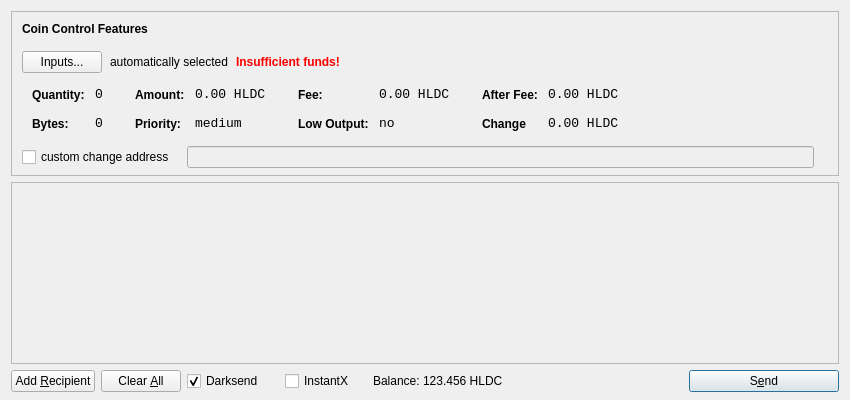
<?xml version="1.0" encoding="UTF-8"?>
<ui version="4.0">
 <class>SendCoinsDialog</class>
 <widget class="QDialog" name="SendCoinsDialog">
  <property name="geometry">
   <rect>
    <x>0</x>
    <y>0</y>
    <width>850</width>
    <height>400</height>
   </rect>
  </property>
  <property name="windowTitle">
   <string>Send Coins</string>
  </property>
  <layout class="QVBoxLayout" name="verticalLayout" stretch="0,1,0">
   <property name="bottomMargin">
    <number>8</number>
   </property>
   <item>
    <widget class="QFrame" name="frameCoinControl">
     <property name="sizePolicy">
      <sizepolicy hsizetype="Expanding" vsizetype="Expanding">
       <horstretch>0</horstretch>
       <verstretch>0</verstretch>
      </sizepolicy>
     </property>
     <property name="maximumSize">
      <size>
       <width>16777215</width>
       <height>16777215</height>
      </size>
     </property>
     <property name="frameShape">
      <enum>QFrame::StyledPanel</enum>
     </property>
     <property name="frameShadow">
      <enum>QFrame::Sunken</enum>
     </property>
     <layout class="QVBoxLayout" name="verticalLayoutCoinControl2">
      <property name="spacing">
       <number>-1</number>
      </property>
      <property name="leftMargin">
       <number>0</number>
      </property>
      <property name="topMargin">
       <number>0</number>
      </property>
      <property name="rightMargin">
       <number>0</number>
      </property>
      <property name="bottomMargin">
       <number>6</number>
      </property>
      <item>
       <layout class="QVBoxLayout" name="verticalLayoutCoinControl" stretch="0,0,0,0,1">
        <property name="spacing">
         <number>0</number>
        </property>
        <property name="leftMargin">
         <number>10</number>
        </property>
        <property name="topMargin">
         <number>10</number>
        </property>
        <item>
         <layout class="QHBoxLayout" name="horizontalLayoutCoinControl1">
          <property name="bottomMargin">
           <number>15</number>
          </property>
          <item>
           <widget class="QLabel" name="labelCoinControlFeatures">
            <property name="sizePolicy">
             <sizepolicy hsizetype="Preferred" vsizetype="Maximum">
              <horstretch>0</horstretch>
              <verstretch>0</verstretch>
             </sizepolicy>
            </property>
            <property name="font">
             <font>
              <weight>75</weight>
              <bold>true</bold>
             </font>
            </property>
            <property name="styleSheet">
             <string notr="true">font-weight:bold;</string>
            </property>
            <property name="text">
             <string>Coin Control Features</string>
            </property>
           </widget>
          </item>
         </layout>
        </item>
        <item>
         <layout class="QHBoxLayout" name="horizontalLayoutCoinControl2" stretch="0,0,0,0">
          <property name="spacing">
           <number>8</number>
          </property>
          <property name="bottomMargin">
           <number>10</number>
          </property>
          <item>
           <widget class="QPushButton" name="pushButtonCoinControl">
            <property name="styleSheet">
             <string notr="true"/>
            </property>
            <property name="text">
             <string>Inputs...</string>
            </property>
           </widget>
          </item>
          <item>
           <widget class="QLabel" name="labelCoinControlAutomaticallySelected">
            <property name="text">
             <string>automatically selected</string>
            </property>
            <property name="margin">
             <number>5</number>
            </property>
           </widget>
          </item>
          <item>
           <widget class="QLabel" name="labelCoinControlInsuffFunds">
            <property name="font">
             <font>
              <weight>75</weight>
              <bold>true</bold>
             </font>
            </property>
            <property name="styleSheet">
             <string notr="true">color:red;font-weight:bold;</string>
            </property>
            <property name="text">
             <string>Insufficient funds!</string>
            </property>
            <property name="margin">
             <number>5</number>
            </property>
           </widget>
          </item>
          <item>
           <spacer name="horizontalSpacerCoinControl">
            <property name="orientation">
             <enum>Qt::Horizontal</enum>
            </property>
            <property name="sizeHint" stdset="0">
             <size>
              <width>40</width>
              <height>1</height>
             </size>
            </property>
           </spacer>
          </item>
         </layout>
        </item>
        <item>
         <widget class="QWidget" name="widgetCoinControl" native="true">
          <property name="sizePolicy">
           <sizepolicy hsizetype="Preferred" vsizetype="Preferred">
            <horstretch>0</horstretch>
            <verstretch>0</verstretch>
           </sizepolicy>
          </property>
          <property name="minimumSize">
           <size>
            <width>0</width>
            <height>0</height>
           </size>
          </property>
          <property name="styleSheet">
           <string notr="true"/>
          </property>
          <layout class="QHBoxLayout" name="horizontalLayoutCoinControl5">
           <property name="margin">
            <number>0</number>
           </property>
           <item>
            <layout class="QHBoxLayout" name="horizontalLayoutCoinControl3" stretch="0,0,0,1">
             <property name="spacing">
              <number>20</number>
             </property>
             <property name="topMargin">
              <number>0</number>
             </property>
             <property name="bottomMargin">
              <number>10</number>
             </property>
             <item>
              <layout class="QFormLayout" name="formLayoutCoinControl1">
               <property name="horizontalSpacing">
                <number>10</number>
               </property>
               <property name="verticalSpacing">
                <number>14</number>
               </property>
               <property name="leftMargin">
                <number>10</number>
               </property>
               <property name="topMargin">
                <number>4</number>
               </property>
               <property name="rightMargin">
                <number>6</number>
               </property>
               <item row="0" column="0">
                <widget class="QLabel" name="labelCoinControlQuantityText">
                 <property name="styleSheet">
                  <string notr="true">font-weight:bold;</string>
                 </property>
                 <property name="text">
                  <string>Quantity:</string>
                 </property>
                 <property name="margin">
                  <number>0</number>
                 </property>
                </widget>
               </item>
               <item row="0" column="1">
                <widget class="QLabel" name="labelCoinControlQuantity">
                 <property name="font">
                  <font>
                   <family>Monospace</family>
                   <pointsize>10</pointsize>
                  </font>
                 </property>
                 <property name="cursor">
                  <cursorShape>IBeamCursor</cursorShape>
                 </property>
                 <property name="contextMenuPolicy">
                  <enum>Qt::ActionsContextMenu</enum>
                 </property>
                 <property name="text">
                  <string>0</string>
                 </property>
                 <property name="margin">
                  <number>0</number>
                 </property>
                 <property name="textInteractionFlags">
                  <set>Qt::LinksAccessibleByMouse|Qt::TextSelectableByKeyboard|Qt::TextSelectableByMouse</set>
                 </property>
                </widget>
               </item>
               <item row="1" column="0">
                <widget class="QLabel" name="labelCoinControlBytesText">
                 <property name="styleSheet">
                  <string notr="true">font-weight:bold;</string>
                 </property>
                 <property name="text">
                  <string>Bytes:</string>
                 </property>
                </widget>
               </item>
               <item row="1" column="1">
                <widget class="QLabel" name="labelCoinControlBytes">
                 <property name="font">
                  <font>
                   <family>Monospace</family>
                   <pointsize>10</pointsize>
                  </font>
                 </property>
                 <property name="cursor">
                  <cursorShape>IBeamCursor</cursorShape>
                 </property>
                 <property name="contextMenuPolicy">
                  <enum>Qt::ActionsContextMenu</enum>
                 </property>
                 <property name="text">
                  <string>0</string>
                 </property>
                 <property name="textInteractionFlags">
                  <set>Qt::LinksAccessibleByMouse|Qt::TextSelectableByKeyboard|Qt::TextSelectableByMouse</set>
                 </property>
                </widget>
               </item>
              </layout>
             </item>
             <item>
              <layout class="QFormLayout" name="formLayoutCoinControl2">
               <property name="horizontalSpacing">
                <number>10</number>
               </property>
               <property name="verticalSpacing">
                <number>14</number>
               </property>
               <property name="leftMargin">
                <number>6</number>
               </property>
               <property name="topMargin">
                <number>4</number>
               </property>
               <property name="rightMargin">
                <number>6</number>
               </property>
               <item row="0" column="0">
                <widget class="QLabel" name="labelCoinControlAmountText">
                 <property name="styleSheet">
                  <string notr="true">font-weight:bold;</string>
                 </property>
                 <property name="text">
                  <string>Amount:</string>
                 </property>
                 <property name="margin">
                  <number>0</number>
                 </property>
                </widget>
               </item>
               <item row="0" column="1">
                <widget class="QLabel" name="labelCoinControlAmount">
                 <property name="font">
                  <font>
                   <family>Monospace</family>
                   <pointsize>10</pointsize>
                  </font>
                 </property>
                 <property name="cursor">
                  <cursorShape>IBeamCursor</cursorShape>
                 </property>
                 <property name="contextMenuPolicy">
                  <enum>Qt::ActionsContextMenu</enum>
                 </property>
                 <property name="text">
                  <string>0.00 HLDC</string>
                 </property>
                 <property name="textInteractionFlags">
                  <set>Qt::LinksAccessibleByMouse|Qt::TextSelectableByKeyboard|Qt::TextSelectableByMouse</set>
                 </property>
                </widget>
               </item>
               <item row="1" column="0">
                <widget class="QLabel" name="labelCoinControlPriorityText">
                 <property name="styleSheet">
                  <string notr="true">font-weight:bold;</string>
                 </property>
                 <property name="text">
                  <string>Priority:</string>
                 </property>
                </widget>
               </item>
               <item row="1" column="1">
                <widget class="QLabel" name="labelCoinControlPriority">
                 <property name="font">
                  <font>
                   <family>Monospace</family>
                   <pointsize>10</pointsize>
                  </font>
                 </property>
                 <property name="cursor">
                  <cursorShape>IBeamCursor</cursorShape>
                 </property>
                 <property name="contextMenuPolicy">
                  <enum>Qt::ActionsContextMenu</enum>
                 </property>
                 <property name="text">
                  <string>medium</string>
                 </property>
                 <property name="textInteractionFlags">
                  <set>Qt::LinksAccessibleByMouse|Qt::TextSelectableByKeyboard|Qt::TextSelectableByMouse</set>
                 </property>
                </widget>
               </item>
              </layout>
             </item>
             <item>
              <layout class="QFormLayout" name="formLayoutCoinControl3">
               <property name="horizontalSpacing">
                <number>10</number>
               </property>
               <property name="verticalSpacing">
                <number>14</number>
               </property>
               <property name="leftMargin">
                <number>6</number>
               </property>
               <property name="topMargin">
                <number>4</number>
               </property>
               <property name="rightMargin">
                <number>6</number>
               </property>
               <item row="0" column="0">
                <widget class="QLabel" name="labelCoinControlFeeText">
                 <property name="styleSheet">
                  <string notr="true">font-weight:bold;</string>
                 </property>
                 <property name="text">
                  <string>Fee:</string>
                 </property>
                 <property name="margin">
                  <number>0</number>
                 </property>
                </widget>
               </item>
               <item row="0" column="1">
                <widget class="QLabel" name="labelCoinControlFee">
                 <property name="font">
                  <font>
                   <family>Monospace</family>
                   <pointsize>10</pointsize>
                  </font>
                 </property>
                 <property name="cursor">
                  <cursorShape>IBeamCursor</cursorShape>
                 </property>
                 <property name="contextMenuPolicy">
                  <enum>Qt::ActionsContextMenu</enum>
                 </property>
                 <property name="text">
                  <string>0.00 HLDC</string>
                 </property>
                 <property name="textInteractionFlags">
                  <set>Qt::LinksAccessibleByMouse|Qt::TextSelectableByKeyboard|Qt::TextSelectableByMouse</set>
                 </property>
                </widget>
               </item>
               <item row="1" column="0">
                <widget class="QLabel" name="labelCoinControlLowOutputText">
                 <property name="styleSheet">
                  <string notr="true">font-weight:bold;</string>
                 </property>
                 <property name="text">
                  <string>Low Output:</string>
                 </property>
                </widget>
               </item>
               <item row="1" column="1">
                <widget class="QLabel" name="labelCoinControlLowOutput">
                 <property name="font">
                  <font>
                   <family>Monospace</family>
                   <pointsize>10</pointsize>
                  </font>
                 </property>
                 <property name="cursor">
                  <cursorShape>IBeamCursor</cursorShape>
                 </property>
                 <property name="contextMenuPolicy">
                  <enum>Qt::ActionsContextMenu</enum>
                 </property>
                 <property name="text">
                  <string>no</string>
                 </property>
                 <property name="textInteractionFlags">
                  <set>Qt::LinksAccessibleByMouse|Qt::TextSelectableByKeyboard|Qt::TextSelectableByMouse</set>
                 </property>
                </widget>
               </item>
              </layout>
             </item>
             <item>
              <layout class="QFormLayout" name="formLayoutCoinControl4">
               <property name="horizontalSpacing">
                <number>10</number>
               </property>
               <property name="verticalSpacing">
                <number>14</number>
               </property>
               <property name="leftMargin">
                <number>6</number>
               </property>
               <property name="topMargin">
                <number>4</number>
               </property>
               <property name="rightMargin">
                <number>6</number>
               </property>
               <item row="0" column="0">
                <widget class="QLabel" name="labelCoinControlAfterFeeText">
                 <property name="styleSheet">
                  <string notr="true">font-weight:bold;</string>
                 </property>
                 <property name="text">
                  <string>After Fee:</string>
                 </property>
                 <property name="margin">
                  <number>0</number>
                 </property>
                </widget>
               </item>
               <item row="0" column="1">
                <widget class="QLabel" name="labelCoinControlAfterFee">
                 <property name="font">
                  <font>
                   <family>Monospace</family>
                   <pointsize>10</pointsize>
                  </font>
                 </property>
                 <property name="cursor">
                  <cursorShape>IBeamCursor</cursorShape>
                 </property>
                 <property name="contextMenuPolicy">
                  <enum>Qt::ActionsContextMenu</enum>
                 </property>
                 <property name="text">
                  <string>0.00 HLDC</string>
                 </property>
                 <property name="textInteractionFlags">
                  <set>Qt::LinksAccessibleByMouse|Qt::TextSelectableByKeyboard|Qt::TextSelectableByMouse</set>
                 </property>
                </widget>
               </item>
               <item row="1" column="0">
                <widget class="QLabel" name="labelCoinControlChangeText">
                 <property name="styleSheet">
                  <string notr="true">font-weight:bold;</string>
                 </property>
                 <property name="text">
                  <string>Change</string>
                 </property>
                </widget>
               </item>
               <item row="1" column="1">
                <widget class="QLabel" name="labelCoinControlChange">
                 <property name="font">
                  <font>
                   <family>Monospace</family>
                   <pointsize>10</pointsize>
                  </font>
                 </property>
                 <property name="cursor">
                  <cursorShape>IBeamCursor</cursorShape>
                 </property>
                 <property name="contextMenuPolicy">
                  <enum>Qt::ActionsContextMenu</enum>
                 </property>
                 <property name="text">
                  <string>0.00 HLDC</string>
                 </property>
                 <property name="textInteractionFlags">
                  <set>Qt::LinksAccessibleByMouse|Qt::TextSelectableByKeyboard|Qt::TextSelectableByMouse</set>
                 </property>
                </widget>
               </item>
              </layout>
             </item>
            </layout>
           </item>
          </layout>
         </widget>
        </item>
        <item>
         <layout class="QHBoxLayout" name="horizontalLayoutCoinControl4" stretch="0,0,0">
          <property name="spacing">
           <number>12</number>
          </property>
          <property name="sizeConstraint">
           <enum>QLayout::SetDefaultConstraint</enum>
          </property>
          <property name="topMargin">
           <number>5</number>
          </property>
          <property name="rightMargin">
           <number>5</number>
          </property>
          <item>
           <widget class="QCheckBox" name="checkBoxCoinControlChange">
            <property name="text">
             <string>custom change address</string>
            </property>
           </widget>
          </item>
          <item>
           <widget class="QLineEdit" name="lineEditCoinControlChange">
            <property name="enabled">
             <bool>false</bool>
            </property>
            <property name="sizePolicy">
             <sizepolicy hsizetype="Expanding" vsizetype="Fixed">
              <horstretch>0</horstretch>
              <verstretch>0</verstretch>
             </sizepolicy>
            </property>
           </widget>
          </item>
          <item>
           <widget class="QLabel" name="labelCoinControlChangeLabel">
            <property name="sizePolicy">
             <sizepolicy hsizetype="Preferred" vsizetype="Expanding">
              <horstretch>0</horstretch>
              <verstretch>0</verstretch>
             </sizepolicy>
            </property>
            <property name="minimumSize">
             <size>
              <width>0</width>
              <height>0</height>
             </size>
            </property>
            <property name="text">
             <string/>
            </property>
            <property name="margin">
             <number>3</number>
            </property>
           </widget>
          </item>
         </layout>
        </item>
        <item>
         <spacer name="verticalSpacerCoinControl">
          <property name="orientation">
           <enum>Qt::Vertical</enum>
          </property>
          <property name="sizeHint" stdset="0">
           <size>
            <width>800</width>
            <height>1</height>
           </size>
          </property>
         </spacer>
        </item>
       </layout>
      </item>
     </layout>
    </widget>
   </item>
   <item>
    <widget class="QScrollArea" name="scrollArea">
     <property name="widgetResizable">
      <bool>true</bool>
     </property>
     <widget class="QWidget" name="scrollAreaWidgetContents">
      <property name="geometry">
       <rect>
        <x>0</x>
        <y>0</y>
        <width>830</width>
        <height>165</height>
       </rect>
      </property>
      <layout class="QVBoxLayout" name="verticalLayout_2">
       <property name="margin">
        <number>0</number>
       </property>
       <item>
        <layout class="QVBoxLayout" name="entries">
         <property name="spacing">
          <number>6</number>
         </property>
        </layout>
       </item>
       <item>
        <spacer name="verticalSpacer">
         <property name="orientation">
          <enum>Qt::Vertical</enum>
         </property>
         <property name="sizeHint" stdset="0">
          <size>
           <width>20</width>
           <height>40</height>
          </size>
         </property>
        </spacer>
       </item>
      </layout>
     </widget>
    </widget>
   </item>
   <item>
    <layout class="QHBoxLayout" name="horizontalLayout">
     <item>
      <widget class="QPushButton" name="addButton">
       <property name="toolTip">
        <string>Send to multiple recipients at once</string>
       </property>
       <property name="text">
        <string>Add &amp;Recipient</string>
       </property>
       <property name="autoDefault">
        <bool>false</bool>
       </property>
      </widget>
     </item>
     <item>
      <widget class="QPushButton" name="clearButton">
       <property name="sizePolicy">
        <sizepolicy hsizetype="Minimum" vsizetype="Fixed">
         <horstretch>0</horstretch>
         <verstretch>0</verstretch>
        </sizepolicy>
       </property>
       <property name="toolTip">
        <string>Remove all transaction fields</string>
       </property>
       <property name="text">
        <string>Clear &amp;All</string>
       </property>
       <property name="autoRepeatDelay">
        <number>300</number>
       </property>
       <property name="autoDefault">
        <bool>false</bool>
       </property>
      </widget>
     </item>
     <item>
      <layout class="QHBoxLayout" name="horizontalLayout_2">
       <property name="spacing">
        <number>3</number>
       </property>
        <item>
        <widget class="QCheckBox" name="checkUseDarksend">
         <property name="minimumSize">
          <size>
           <width>95</width>
           <height>0</height>
          </size>
         </property>
         <property name="text">
          <string>Darksend</string>
         </property>
         <property name="checked">
          <bool>true</bool>
         </property>
        </widget>
       </item>
       <item>
        <widget class="QCheckBox" name="checkInstantX">
         <property name="enabled">
          <bool>true</bool>
         </property>
         <property name="minimumSize">
          <size>
           <width>85</width>
           <height>0</height>
          </size>
         </property>
         <property name="text">
          <string>InstantX</string>
         </property>
        </widget>
       </item>
       <item>
        <widget class="QLabel" name="label">
         <property name="sizePolicy">
          <sizepolicy hsizetype="Preferred" vsizetype="Fixed">
           <horstretch>0</horstretch>
           <verstretch>0</verstretch>
          </sizepolicy>
         </property>
         <property name="text">
          <string>Balance:</string>
         </property>
        </widget>
       </item>
       <item>
        <widget class="QLabel" name="labelBalance">
         <property name="sizePolicy">
          <sizepolicy hsizetype="Preferred" vsizetype="Fixed">
           <horstretch>0</horstretch>
           <verstretch>0</verstretch>
          </sizepolicy>
         </property>
         <property name="cursor">
          <cursorShape>IBeamCursor</cursorShape>
         </property>
         <property name="text">
          <string>123.456 HLDC</string>
         </property>
         <property name="textInteractionFlags">
          <set>Qt::LinksAccessibleByMouse|Qt::TextSelectableByKeyboard|Qt::TextSelectableByMouse</set>
         </property>
        </widget>
       </item>
      </layout>
     </item>
     <item>
      <spacer name="horizontalSpacer">
       <property name="orientation">
        <enum>Qt::Horizontal</enum>
       </property>
       <property name="sizeHint" stdset="0">
        <size>
         <width>40</width>
         <height>20</height>
        </size>
       </property>
      </spacer>
     </item>
     <item>
      <widget class="QPushButton" name="sendButton">
       <property name="minimumSize">
        <size>
         <width>150</width>
         <height>0</height>
        </size>
       </property>
       <property name="toolTip">
        <string>Confirm the send action</string>
       </property>
       <property name="text">
        <string>S&amp;end</string>
       </property>
       <property name="icon">
        <iconset resource="../bitcoin.qrc">
         <normaloff>:/icons/send</normaloff>:/icons/send</iconset>
       </property>
       <property name="default">
        <bool>true</bool>
       </property>
      </widget>
     </item>
    </layout>
   </item>
  </layout>
 </widget>
 <resources>
  <include location="../bitcoin.qrc"/>
 </resources>
 <connections/>
</ui>
